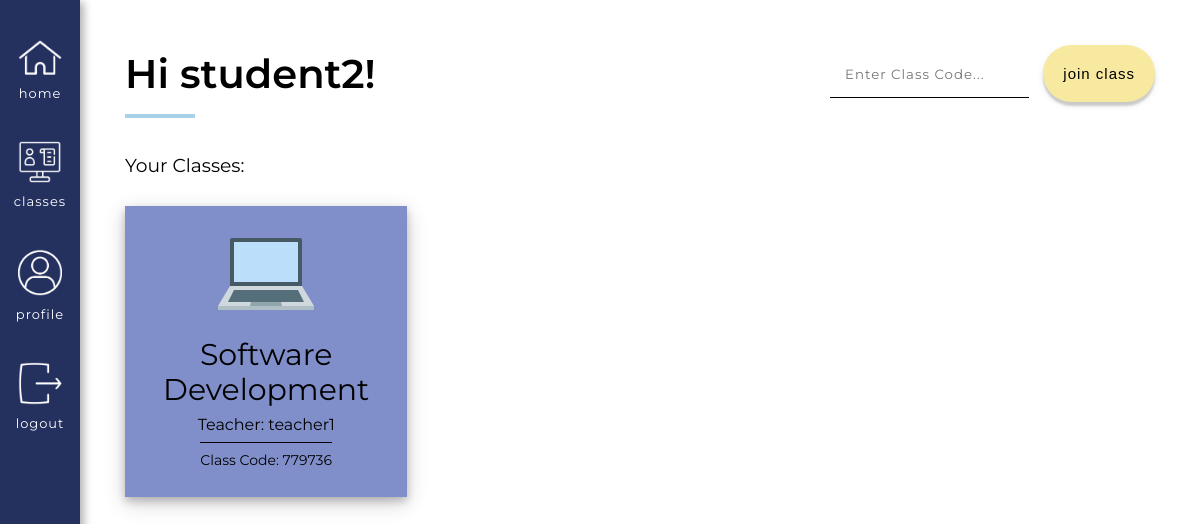
Screenshot of /user/student2/classes (signed in) with the database file from the repository.
### app/models.py (models this page shows, shortened)
class User(UserMixin, db.Model):
    id = db.Column(db.Integer, primary_key=True)
    username = db.Column(db.String(64), index=True, unique=True) # adding columns to the database
    email = db.Column(db.String(120), index=True, unique=True)
    password_hash = db.Column(db.String(128))
    role = db.Column(db.Integer, index=False, unique=False) # 0 is Teacher, 1 is Student
    about_me = db.Column(db.String(140))
    last_seen = db.Column(db.DateTime, default=datetime.utcnow)
    posts = db.relationship('Post', backref='author', lazy='dynamic') # First part is calling it from the Post model, secret field is the backref (author)
    reactions = db.relationship('Reactions', backref='reactor', lazy='dynamic') # This will show all the reactions that this user has made
    teaches = db.relationship('Courses', backref='teacher', lazy='dynamic') # This will show all the courses that the user teaches
    signups = db.relationship('Signups', backref='student', lazy='dynamic') # This will show all of the signups of that user
    responses = db.relationship('Responses', backref='student_responder', lazy='dynamic') # This will show all the responses of that user
    prompts = db.relationship('Prompts', backref='teacher_prompter', lazy='dynamic') # This will show all forms of that teacher

class Signups(db.Model):
    id = db.Column(db.Integer, primary_key=True) # Always need ID
    user_id = db.Column(db.Integer, db.ForeignKey('user.id')) # Using the backref student will show you the actual student who signed up, inside of the foreign key should be lowercase
    course = db.Column(db.Integer, db.ForeignKey('courses.id')) # Using the backref course_id will show you the actual id of the course
    timestamp = db.Column(db.DateTime, index=True, default=datetime.utcnow) # Timestamp

class Courses(db.Model):
    id = db.Column(db.Integer, primary_key=True) # Always need ID
    course_name = db.Column(db.String(140), index=False, unique=False) # Not indexable or unique bc many people can have the same course
    code = db.Column(db.Integer, index=True, unique=True) # Indexable to link it back to the course name
    timestamp = db.Column(db.DateTime, index=True, default=datetime.utcnow) # Timestamp
    status = db.Column(db.Integer, index=False, unique=False, default=0) # 0 means the class is inactive, 1 is active
    teacher_id = db.Column(db.Integer, db.ForeignKey('user.id'))  # Taking the user ID from the user model, using backref of teacher will show you the actual teacher
    icon = db.Column(db.String(220), index=False, unique=False, default="/static/images/classes_books.png") # Icon option, turtle gif is set as the default
    color = db.Column(db.Integer, index=False, unique=False, default=0) # Adding the option to decide the color of the class
    signups = db.relationship('Signups', backref='course_id', lazy='dynamic') # This will show all the student signups for this course
    reactions = db.relationship('Reactions', backref='course_actual', lazy='dynamic') # This will show all the reactions for this course
    session = db.relationship('Session', backref='session_course_id', lazy='dynamic') # This will show you all the sessions of the course
    forms = db.relationship('Prompts', backref='course_form', lazy='dynamic') # This will show you all of the forms of the course
    responses = db.relationship('Responses', backref='course_response', lazy='dynamic') # This will show you all of the responses of the course

### app/routes.py (the view)
@app.route('/user/<username>/classes') # User's classes
@login_required
def classes(username): # the word after def has to be the same as the text in the urlfor quotation marks
    user = User.query.filter_by(username=username).first_or_404()
    if current_user.id != user.id:
        return unauthorized_access()
    user_signups_filtered = User.query.join(Signups, (Signups.user_id == User.id)).\
                                        join(Courses, (Courses.id == Signups.course)).\
                                        with_entities(Signups).\
                                        filter(Signups.user_id == user.id)
    print(x + "\n" for x in user_signups_filtered)
    teacher_courses = Courses.query.filter_by(teacher_id=user.id).all()
    return render_template('classes.html', user=user,
                                             user_signups_filtered=user_signups_filtered,
                                             teacher_courses=teacher_courses,
                                             title="Classes")

### app/models.py (called while the page is built)
@login.user_loader
def load_user(id):
        return User.query.get(int(id))

### app/routes.py (called while the page is built)
@app.before_request # This function will be executed right before the view function
def before_request():
    if current_user.is_authenticated: # Checks whether the current user is logged in
        current_user.last_seen = datetime.utcnow() # Sets the last seen to the date using the UTC time zone
        db.session.commit() # Don't need to do db.session.add() because the user is already in the database (using a current_user)

### app/templates/classes.html (shortened to what this page needs)
{% extends "base.html" %}
{% block head %}
    <link rel="stylesheet" href="{{ url_for('static', filename='css/classes.css') }}">
{% endblock %}
{% block content %}
    <div class = "classesTop">
        <div class = "titleHolder">
            <h1>Hi {{ user.username }}!</h1>
        </div>
        <div class = "createJoinCourse">
            <form action="/user/{{ user.username }}/classes/add" method='post'>
                {% if user.role == 1 %}
                    <input type="text" name="title" placeholder="Enter Class Code..." class = "joinStudent">
                    <button type="submit" class = "joinClassButton">Join Class</button>
                {% else %}
                    <a href = "{{ url_for('create', username = current_user.username) }}" class = "createLink">Create a course</a>
                {% endif %}
            </form>
        </div>
    </div>
    <h3 class = "classMargin">Your Classes: </h3>
    <div class = "classBlockHolder">
        {% for u in user_signups_filtered %}
            {% if u.course_id.color == 0 %}
                <div class = "classBlock red" id = "classBlock" onclick="divLink({{ u.course_id.id }})">
            {% elif u.course_id.color == 1 %}
                <div class = "classBlock yellow" id = "classBlock" onclick="divLink({{ u.course_id.id }})">
            {% elif u.course_id.color == 2 %}
                <div class = "classBlock blue" id = "classBlock" onclick="divLink({{ u.course_id.id }})">
            {% elif u.course_id.color == 3 %}
                <div class = "classBlock green" id = "classBlock" onclick="divLink({{ u.course_id.id }})">
            {% elif u.course_id.color == 4 %}
                <div class = "classBlock orange" id = "classBlock" onclick="divLink({{ u.course_id.id }})">
            {% elif u.course_id.color == 5 %}
                <div class = "classBlock purple" id = "classBlock" onclick="divLink({{ u.course_id.id }})">
            {% else %}
                <div class = "classBlock red" id = "classBlock" onclick="divLink({{ u.course_id.id }})">
            {% endif %}
                <div class = "classImage">
                    <img src = "{{ u.course_id.icon }}">
                </div>
                <div class = "classDescription">
                    <p class = "courseName">{{ u.course_id.course_name }} </p>
                    <p class = "courseTeacher">Teacher: {{ u.course_id.teacher.username }} </p>
                    <p class = "courseCode"> Class Code: {{ u.course_id.code }}</p>
                </div>
            </div>
        {% endfor %}
    </div>
{% endblock %}

### app/static/css/base.css (style rules this page uses)
body { margin: 0 !important; font-family: "Montserrat", sans-serif; }
h1, p { margin: 0; }
h2, h3 { font-weight: 400; }

### app/static/css/classes.css (style rules this page uses)
@media screen and (min-width: 600px) { .classBlock { background-color: #F76C6C; display: flex; flex-direction: column; justify-content: space-between; align-items: center; padding: 2%; padding-right: 4%; padding-left: 4%; cursor: pointer; margin-right: 2%; margin-top: 1%; margin-bottom: 1%; min-width: 150px; max-width: 200px; width: 33%; height: 250px; box-shadow: 0 4px 8px 0 rgba(0, 0, 0, 0.2), 0 6px 20px 0 rgba(0, 0, 0, 0.19); transition-duration: 0.3s; -webkit-transition-duration: 0.3s; } }
@media screen and (min-width: 600px) { .classBlockHolder { display: flex; flex-wrap: wrap; justify-content: flex-start; align-items: center; } }
@media screen and (min-width: 600px) { .classImage { display: flex; align-items: center; justify-content: center; width: 95%; height: 50% } }
@media screen and (min-width: 600px) { .classImage img { height: 100%; } }
@media screen and (min-width: 600px) { .classDescription { margin-top: 15px; display: flex; flex-direction: column; justify-content: center; align-items: center; line-height: 35px; width: 100%; } }
@media screen and (min-width: 600px) { .courseName { font-size: 30px; text-align: center; } }
@media screen and (min-width: 600px) { .titleHolder h1 { position: relative; font-size: 40px; font-weight: 600; } }
@media screen and (min-width: 600px) { .titleHolder h1:after { position: absolute; content: ''; height: 4px; bottom: -20px; left: 0; right: 0; width: 28%; background: #A8D0E6; } }
@media screen and (min-width: 600px) { .classesTop { display: flex; justify-content: space-between; align-items: center; } }
.classMargin { margin-top: 5%; }
.courseTeacher { font-size: 16px; }
.courseCode { font-size: 14px; width: fit-content; border-top: 1px solid black; }
.createLink, .joinClassButton { background-color: #F8E9A1; text-decoration: none; color: black; text-transform: lowercase; letter-spacing: 1px; padding: 20px 20px; border-radius: 50px; transition-duration: 0.3s; -webkit-transition-duration: 0.3s; box-shadow: 0 4px 2px 0 rgba(0, 0, 0, 0.15), 0 3px 7px 0 rgba(0, 0, 0, 0.1); font-size: 15px; border: 0; }
.joinStudent { border: 0; border-bottom: 1px solid black; padding: 15px; font-family: 'Montserrat', sans-serif; letter-spacing: 1px; margin-right: 10px; }
.purple { background-color: #808fca !important; }

### rows the page displays
User: username "student2"
Signups: course_id.icon (picture), course_id.course_name "Software Development", course_id.teacher.username "teacher1", course_id.code "779736"
